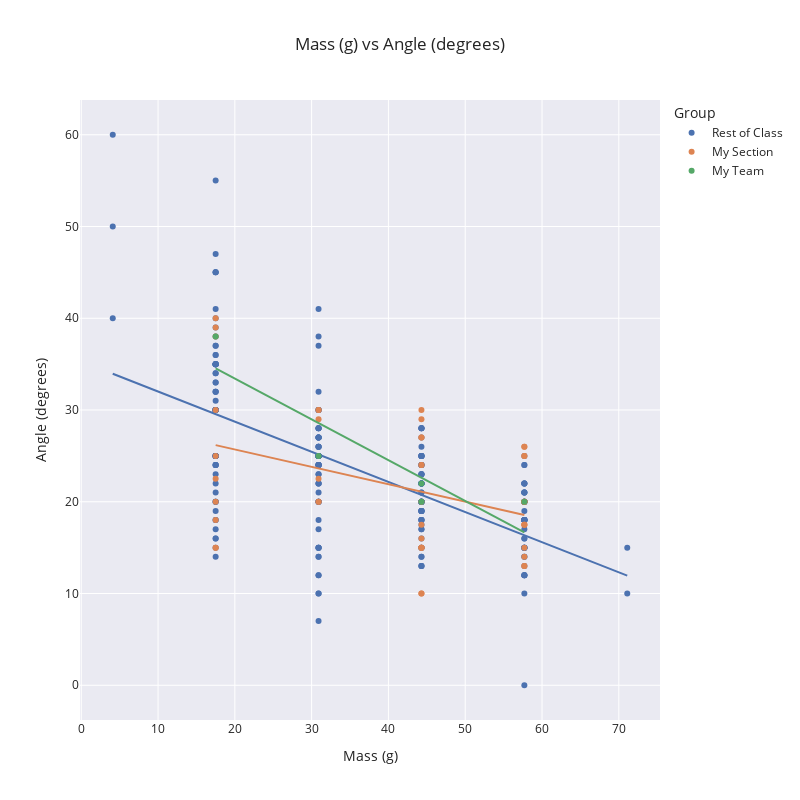
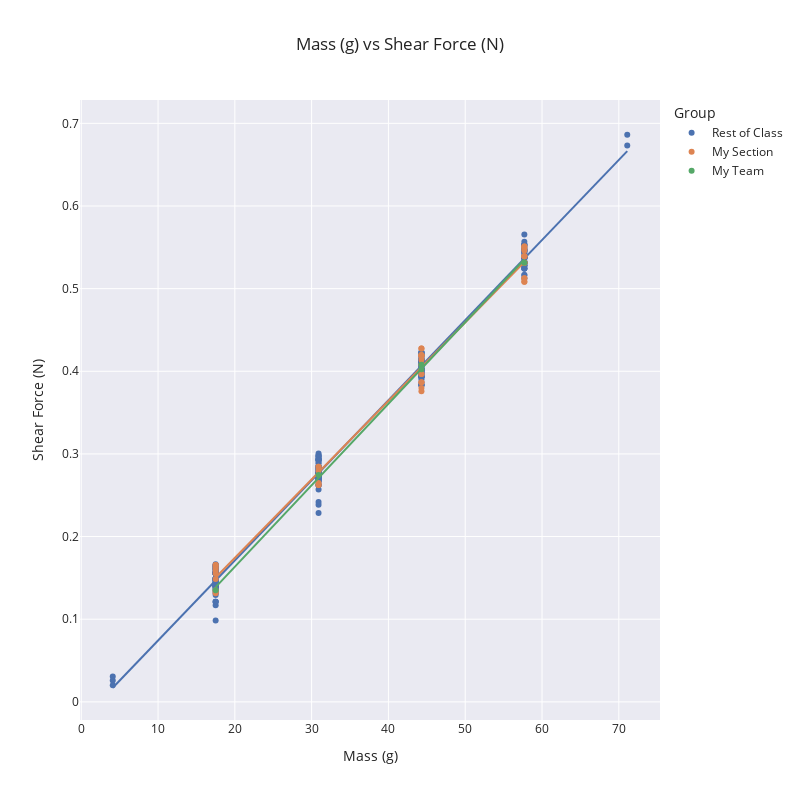

The notebook cell saved with these charts, in order:
### Markdown cell above
### Visualize Your Data
Below you'll be able to view a scatter plot of your data overlayed with the rest of the data from the class!

### Code cell
plot_data(class_data)

### Figure 1 — Plotly figure (JSON) as saved in the notebook; plotly's stock layout.template omitted (floating-point values rounded to 4 significant figures; data arrays with more than 128 entries replaced by an {"elided": "..."} marker saying what was removed)
{"data": [{"hovertemplate": "Group=Rest of Class<br>Mass (g)=%{x}<br>Angle (degrees)=%{y}<extra></extra>", "legendgroup": "Rest of Class", "marker": {"color": "rgb(76,114,176)", "symbol": "circle"}, "mode": "markers", "name": "Rest of Class", "orientation": "v", "showlegend": true, "type": "scatter", "x": {"elided": "257 float values"}, "xaxis": "x", "y": {"elided": "257 float values"}, "yaxis": "y"}, {"hovertemplate": "<b>OLS trendline</b><br>Angle (degrees) = -0.328412 * Mass (g) + 35.298<br>R<sup>2</sup>=0.376009<br><br>Group=Rest of Class<br>Mass (g)=%{x}<br>Angle (degrees)=%{y} <b>(trend)</b><extra></extra>", "legendgroup": "Rest of Class", "marker": {"color": "rgb(76,114,176)", "symbol": "circle"}, "mode": "lines", "name": "Rest of Class", "showlegend": false, "type": "scatter", "x": {"elided": "257 float values"}, "xaxis": "x", "y": {"elided": "257 float values"}, "yaxis": "y"}, {"hovertemplate": "Group=My Section<br>Mass (g)=%{x}<br>Angle (degrees)=%{y}<extra></extra>", "legendgroup": "My Section", "marker": {"color": "rgb(221,132,82)", "symbol": "circle"}, "mode": "markers", "name": "My Section", "orientation": "v", "showlegend": true, "type": "scatter", "x": [17.5, 17.5, 17.5, 17.5, 44.3, 44.3, 44.3, 57.7, 57.7, 57.7, 17.5, 17.5, 17.5, 30.9, 30.9, 30.9, 44.3, 44.3, 44.3, 57.7, 57.7, 57.7, 44.3, 44.3, 44.3, 57.7, 57.7, 57.7, 17.5, 17.5, 17.5, 30.9, 30.9, 30.9, 44.3, 44.3, 44.3, 57.7, 57.7, 57.7, 44.3, 44.3, 44.3, 57.7, 57.7, 57.7], "xaxis": "x", "y": [15, 18, 30, 15, 10, 10, 16, 13, 13, 14, 22.5, 20, 25, 20, 22.5, 20, 20, 15, 15, 25, 15, 17.5, 15, 15, 17.5, 17.5, 20, 17.5, 39, 38, 40, 30, 29, 30, 30, 29, 27, 25, 26, 26, 24, 27, 24, 20, 20, 20], "yaxis": "y"}, {"hovertemplate": "<b>OLS trendline</b><br>Angle (degrees) = -0.189666 * Mass (g) + 29.4901<br>R<sup>2</sup>=0.159878<br><br>Group=My Section<br>Mass (g)=%{x}<br>Angle (degrees)=%{y} <b>(trend)</b><extra></extra>", "legendgroup": "My Section", "marker": {"color": "rgb(221,132,82)", "symbol": "circle"}, "mode": "lines", "name": "My Section", "showlegend": false, "type": "scatter", "x": [17.5, 17.5, 17.5, 17.5, 17.5, 17.5, 17.5, 17.5, 17.5, 17.5, 30.9, 30.9, 30.9, 30.9, 30.9, 30.9, 44.3, 44.3, 44.3, 44.3, 44.3, 44.3, 44.3, 44.3, 44.3, 44.3, 44.3, 44.3, 44.3, 44.3, 44.3, 57.7, 57.7, 57.7, 57.7, 57.7, 57.7, 57.7, 57.7, 57.7, 57.7, 57.7, 57.7, 57.7, 57.7, 57.7], "xaxis": "x", "y": [26.17, 26.17, 26.17, 26.17, 26.17, 26.17, 26.17, 26.17, 26.17, 26.17, 23.63, 23.63, 23.63, 23.63, 23.63, 23.63, 21.09, 21.09, 21.09, 21.09, 21.09, 21.09, 21.09, 21.09, 21.09, 21.09, 21.09, 21.09, 21.09, 21.09, 21.09, 18.55, 18.55, 18.55, 18.55, 18.55, 18.55, 18.55, 18.55, 18.55, 18.55, 18.55, 18.55, 18.55, 18.55, 18.55], "yaxis": "y"}, {"hovertemplate": "Group=My Team<br>Mass (g)=%{x}<br>Angle (degrees)=%{y}<extra></extra>", "legendgroup": "My Team", "marker": {"color": "rgb(85,168,104)", "symbol": "circle"}, "mode": "markers", "name": "My Team", "orientation": "v", "showlegend": true, "type": "scatter", "x": [17.5, 30.9, 44.3, 44.3, 57.7], "xaxis": "x", "y": [38, 25, 20, 22, 20], "yaxis": "y"}, {"hovertemplate": "<b>OLS trendline</b><br>Angle (degrees) = -0.444891 * Mass (g) + 42.3241<br>R<sup>2</sup>=0.810560<br><br>Group=My Team<br>Mass (g)=%{x}<br>Angle (degrees)=%{y} <b>(trend)</b><extra></extra>", "legendgroup": "My Team", "marker": {"color": "rgb(85,168,104)", "symbol": "circle"}, "mode": "lines", "name": "My Team", "showlegend": false, "type": "scatter", "x": [17.5, 30.9, 44.3, 44.3, 57.7], "xaxis": "x", "y": [34.54, 28.58, 22.62, 22.62, 16.65], "yaxis": "y"}], "layout": {"height": 800, "legend": {"title": {"text": "Group"}, "tracegroupgap": 0}, "title": {"text": "Mass (g) vs Angle (degrees)"}, "width": 800, "xaxis": {"anchor": "y", "domain": [0, 1], "title": {"text": "Mass (g)"}}, "yaxis": {"anchor": "x", "domain": [0, 1], "title": {"text": "Angle (degrees)"}}}}

### Figure 2 — Plotly figure (JSON) as saved in the notebook; plotly's stock layout.template omitted (floating-point values rounded to 4 significant figures; data arrays with more than 128 entries replaced by an {"elided": "..."} marker saying what was removed)
{"data": [{"hovertemplate": "Group=Rest of Class<br>Mass (g)=%{x}<br>Shear Force (N)=%{y}<extra></extra>", "legendgroup": "Rest of Class", "marker": {"color": "rgb(76,114,176)", "symbol": "circle"}, "mode": "markers", "name": "Rest of Class", "orientation": "v", "showlegend": true, "type": "scatter", "x": {"elided": "257 float values"}, "xaxis": "x", "y": {"elided": "257 float values"}, "yaxis": "y"}, {"hovertemplate": "<b>OLS trendline</b><br>Shear Force (N) = 0.00969131 * Mass (g) + -0.0226452<br>R<sup>2</sup>=0.993397<br><br>Group=Rest of Class<br>Mass (g)=%{x}<br>Shear Force (N)=%{y} <b>(trend)</b><extra></extra>", "legendgroup": "Rest of Class", "marker": {"color": "rgb(76,114,176)", "symbol": "circle"}, "mode": "lines", "name": "Rest of Class", "showlegend": false, "type": "scatter", "x": {"elided": "257 float values"}, "xaxis": "x", "y": {"elided": "257 float values"}, "yaxis": "y"}, {"hovertemplate": "Group=My Section<br>Mass (g)=%{x}<br>Shear Force (N)=%{y}<extra></extra>", "legendgroup": "My Section", "marker": {"color": "rgb(221,132,82)", "symbol": "circle"}, "mode": "markers", "name": "My Section", "orientation": "v", "showlegend": true, "type": "scatter", "x": [17.5, 17.5, 17.5, 17.5, 44.3, 44.3, 44.3, 57.7, 57.7, 57.7, 17.5, 17.5, 17.5, 30.9, 30.9, 30.9, 44.3, 44.3, 44.3, 57.7, 57.7, 57.7, 44.3, 44.3, 44.3, 57.7, 57.7, 57.7, 17.5, 17.5, 17.5, 30.9, 30.9, 30.9, 44.3, 44.3, 44.3, 57.7, 57.7, 57.7, 44.3, 44.3, 44.3, 57.7, 57.7, 57.7], "xaxis": "x", "y": [0.1657, 0.1631, 0.1485, 0.1657, 0.4275, 0.4275, 0.4173, 0.551, 0.551, 0.5487, 0.1584, 0.1612, 0.1554, 0.2846, 0.2798, 0.2846, 0.408, 0.4193, 0.4193, 0.5125, 0.5462, 0.5393, 0.4193, 0.4193, 0.414, 0.5393, 0.5314, 0.5393, 0.1333, 0.1351, 0.1314, 0.2622, 0.2649, 0.2622, 0.376, 0.3797, 0.3868, 0.5125, 0.5082, 0.5082, 0.3966, 0.3868, 0.3966, 0.5314, 0.5314, 0.5314], "yaxis": "y"}, {"hovertemplate": "<b>OLS trendline</b><br>Shear Force (N) = 0.00949737 * Mass (g) + -0.0156948<br>R<sup>2</sup>=0.989447<br><br>Group=My Section<br>Mass (g)=%{x}<br>Shear Force (N)=%{y} <b>(trend)</b><extra></extra>", "legendgroup": "My Section", "marker": {"color": "rgb(221,132,82)", "symbol": "circle"}, "mode": "lines", "name": "My Section", "showlegend": false, "type": "scatter", "x": [17.5, 17.5, 17.5, 17.5, 17.5, 17.5, 17.5, 17.5, 17.5, 17.5, 30.9, 30.9, 30.9, 30.9, 30.9, 30.9, 44.3, 44.3, 44.3, 44.3, 44.3, 44.3, 44.3, 44.3, 44.3, 44.3, 44.3, 44.3, 44.3, 44.3, 44.3, 57.7, 57.7, 57.7, 57.7, 57.7, 57.7, 57.7, 57.7, 57.7, 57.7, 57.7, 57.7, 57.7, 57.7, 57.7], "xaxis": "x", "y": [0.1505, 0.1505, 0.1505, 0.1505, 0.1505, 0.1505, 0.1505, 0.1505, 0.1505, 0.1505, 0.2778, 0.2778, 0.2778, 0.2778, 0.2778, 0.2778, 0.405, 0.405, 0.405, 0.405, 0.405, 0.405, 0.405, 0.405, 0.405, 0.405, 0.405, 0.405, 0.405, 0.405, 0.405, 0.5323, 0.5323, 0.5323, 0.5323, 0.5323, 0.5323, 0.5323, 0.5323, 0.5323, 0.5323, 0.5323, 0.5323, 0.5323, 0.5323, 0.5323], "yaxis": "y"}, {"hovertemplate": "Group=My Team<br>Mass (g)=%{x}<br>Shear Force (N)=%{y}<extra></extra>", "legendgroup": "My Team", "marker": {"color": "rgb(85,168,104)", "symbol": "circle"}, "mode": "markers", "name": "My Team", "orientation": "v", "showlegend": true, "type": "scatter", "x": [17.5, 30.9, 44.3, 44.3, 57.7], "xaxis": "x", "y": [0.1351, 0.2744, 0.408, 0.4025, 0.5314], "yaxis": "y"}, {"hovertemplate": "<b>OLS trendline</b><br>Shear Force (N) = 0.00986219 * Mass (g) + -0.0337464<br>R<sup>2</sup>=0.999288<br><br>Group=My Team<br>Mass (g)=%{x}<br>Shear Force (N)=%{y} <b>(trend)</b><extra></extra>", "legendgroup": "My Team", "marker": {"color": "rgb(85,168,104)", "symbol": "circle"}, "mode": "lines", "name": "My Team", "showlegend": false, "type": "scatter", "x": [17.5, 30.9, 44.3, 44.3, 57.7], "xaxis": "x", "y": [0.1388, 0.271, 0.4031, 0.4031, 0.5353], "yaxis": "y"}], "layout": {"height": 800, "legend": {"title": {"text": "Group"}, "tracegroupgap": 0}, "title": {"text": "Mass (g) vs Shear Force (N)"}, "width": 800, "xaxis": {"anchor": "y", "domain": [0, 1], "title": {"text": "Mass (g)"}}, "yaxis": {"anchor": "x", "domain": [0, 1], "title": {"text": "Shear Force (N)"}}}}
